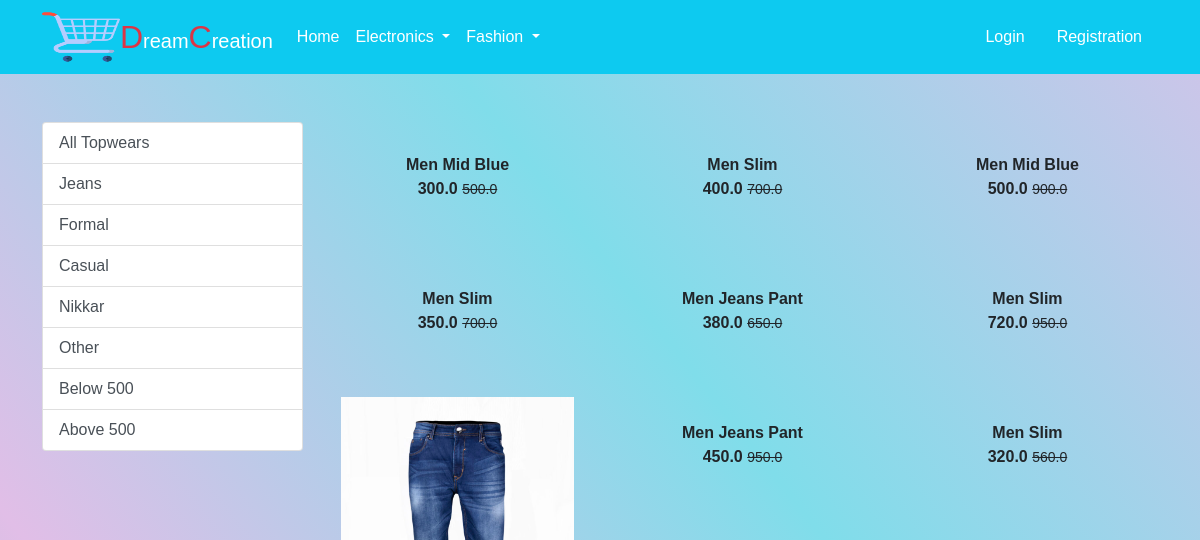
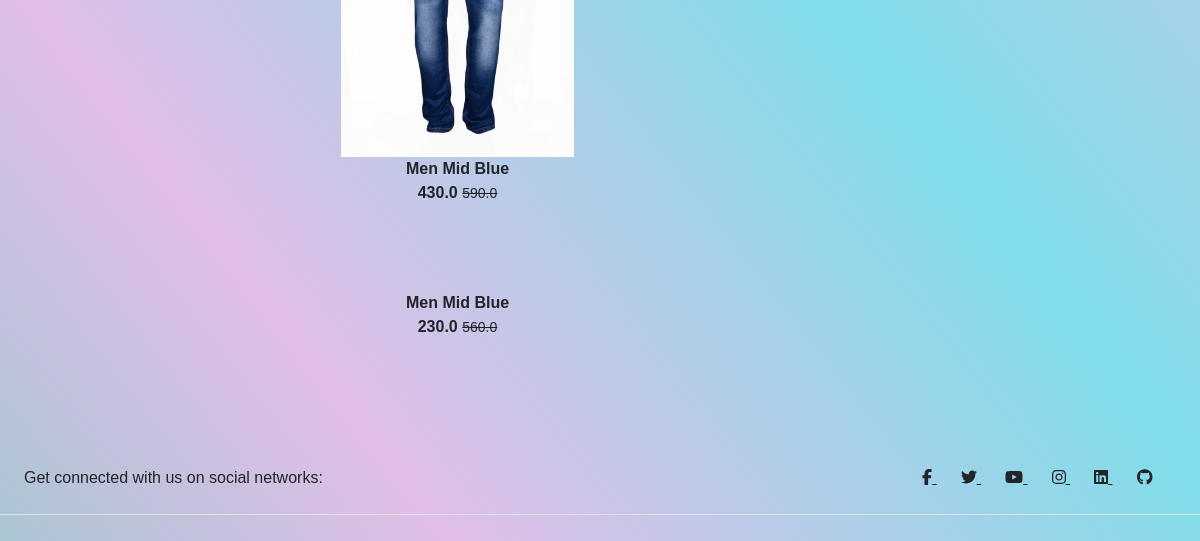
The app's page /bottomwear/Jeans (upper part), older data (2 pictures, top to bottom).
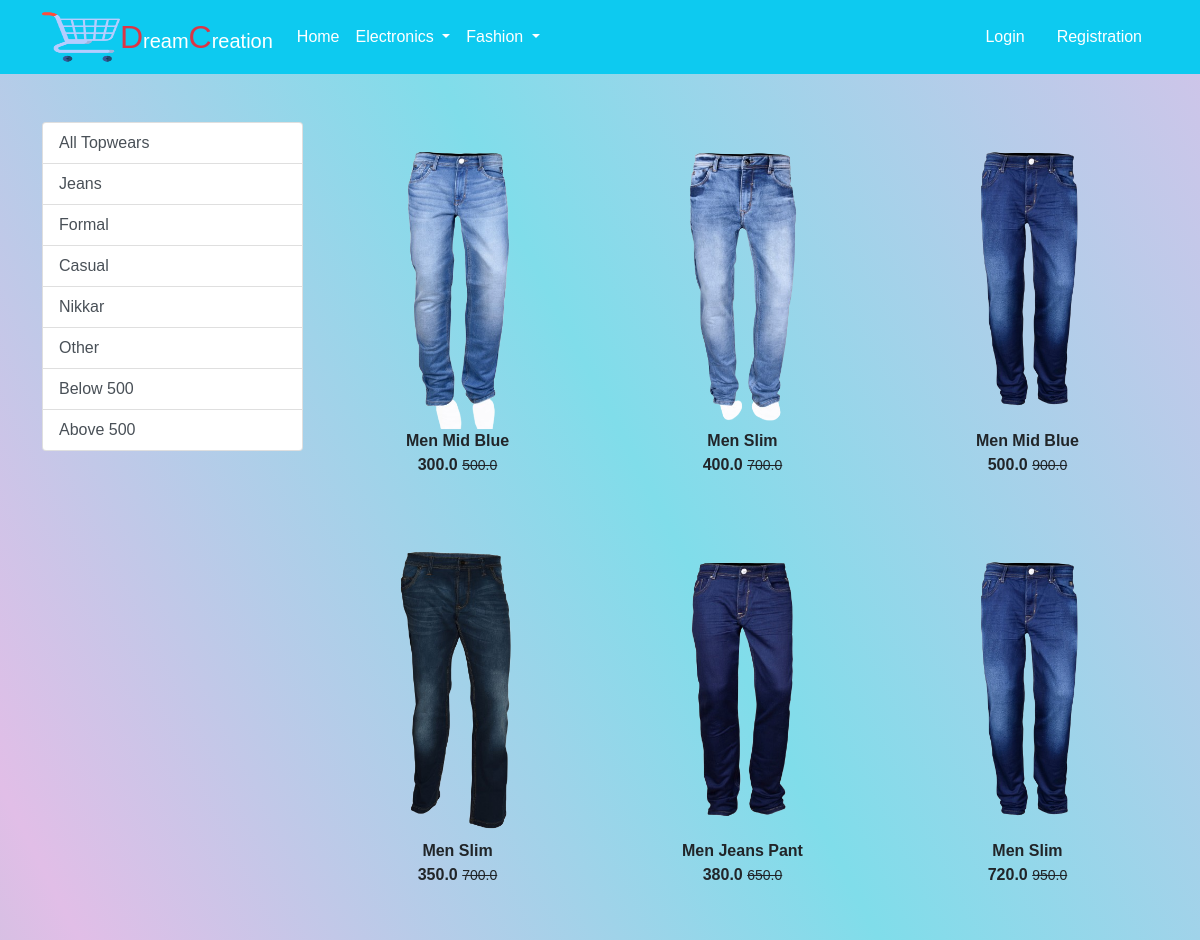
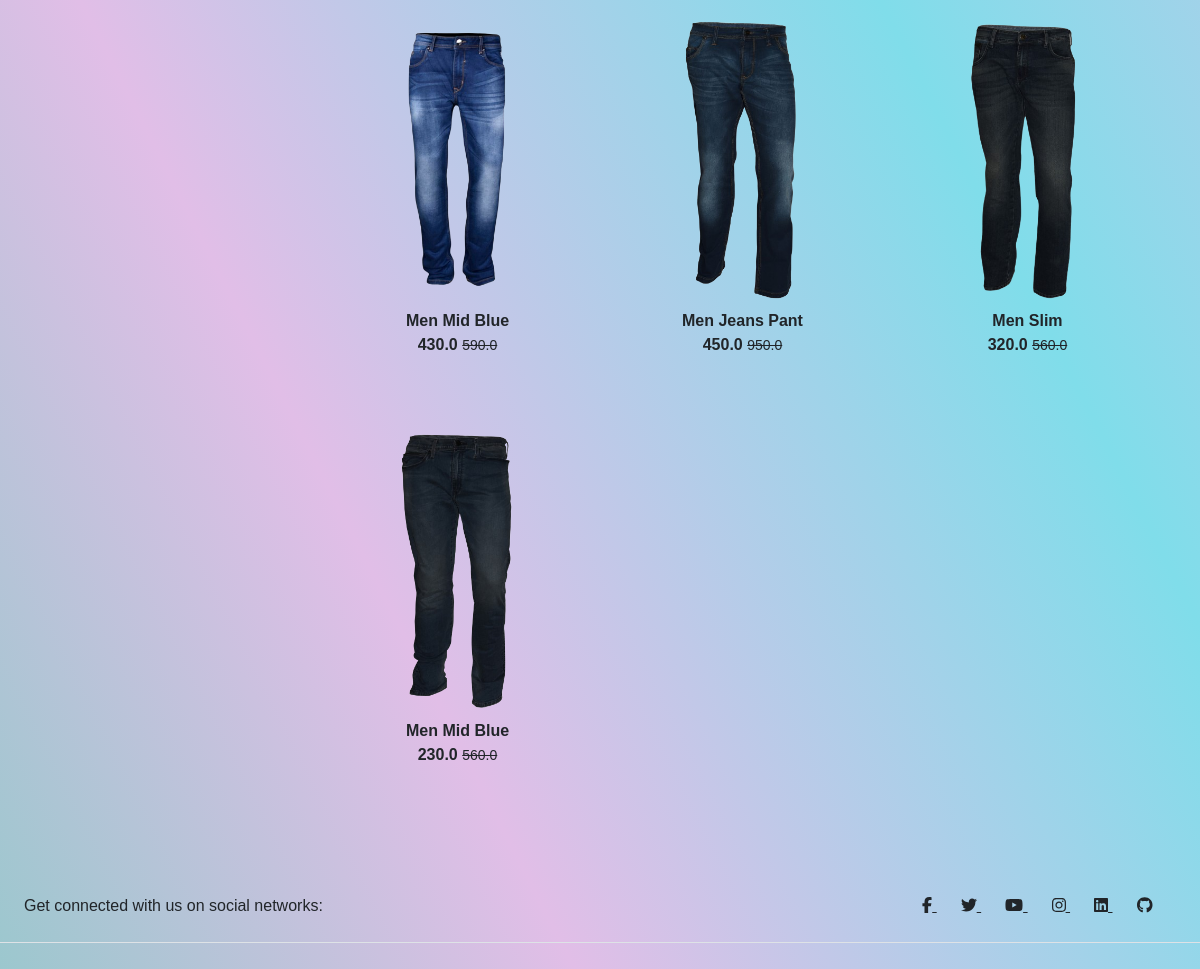
The same page, newer data (2 pictures, top to bottom).
### app/models.py (models this page shows, shortened)
class Product(models.Model):
    title=models.CharField(max_length=100)
    selling_price=models.FloatField()
    discounted_price=models.FloatField()
    description=models.TextField()
    brand=models.CharField(max_length=100)
    category=models.CharField(choices=CATEGORY_CHOICES,max_length=2)
    product_image=models.ImageField(upload_to='productimg')

### app/views.py (the view)
# urls.py: path('bottomwear/', views.bottomwear, name='bottomwear'),
def bottomwear(request,data=None):
    if data==None:
        bottomwears = Product.objects.filter(category='BW')
    elif data == 'Jeans' or data == 'Formal' or data == 'Casual' or data == 'Nikkar' or data == 'Other':
        bottomwears = Product.objects.filter(category='BW').filter(brand=data)
    elif data == 'Below':
        bottomwears = Product.objects.filter(category='BW').filter(discounted_price__lt=500)
    elif data == 'Above':
        bottomwears = Product.objects.filter(category='BW').filter(discounted_price__gt=500)
    return render(request, 'app/bottomwear.html',{'bottomwears':bottomwears})

### app/templates/app/bottomwear.html (shortened to what this page needs)
{% extends 'app/base.html' %}
{% load static %}
{% block main-content %}
<div class="container my-5">
 <div class="row">
  <div class="col-sm-3">
   <div class="list-group">
    <a href="{% url 'bottomwear' %}" class="list-group-item list-group-item-action" aria-current="true">All Topwears</a>
    <a href="{% url 'bottomweardata' 'Jeans' %}" class="list-group-item list-group-item-action" aria-current="true">Jeans</a>
    <a href="{% url 'bottomweardata' 'Formal' %}" class="list-group-item list-group-item-action" aria-current="true">Formal</a>
    <a href="{% url 'bottomweardata' 'Casual' %}" class="list-group-item list-group-item-action" aria-current="true">Casual</a>
    <a href="{% url 'bottomweardata' 'Nikkar' %}" class="list-group-item list-group-item-action" aria-current="true">Nikkar</a>
    <a href="{% url 'bottomweardata' 'Other' %}" class="list-group-item list-group-item-action" aria-current="true">Other</a>
    <a href="{% url 'bottomweardata' 'Below' %}" class="list-group-item list-group-item-action" aria-current="true">Below 500</a>
    <a href="{% url 'bottomweardata' 'Above' %}" class="list-group-item list-group-item-action" aria-current="true">Above 500</a>
   </div>
  </div>
  <div class="col-sm-9 ">
   <div class="row " >
    {% for b in bottomwears %}
    <div class="col-sm-4 text-center mb-5 ">
        <a href="{% url 'product-detail' b.id %}" class="btn">
        <div class="item">
            <img src="{{b.product_image.url}}" alt="" height="300" class="">
            <div class="fw-bold">{{b.title}}</div>
            <div class="fw-bold">{{b.discounted_price}} <small class="fw-light text-decoration-line-through">{{b.selling_price}}</small>
            </div>
        </div>
    </a>
    </div>
    {% endfor %}
   </div>
  </div>
 </div>
</div>
{% endblock main-content %}

Row changes from the older to the newer data that the page shows:
changed Product (number 1 of 10 on the later page): product_image: picture added
changed Product (number 2 of 10 on the later page): product_image: picture added
changed Product (number 3 of 10 on the later page): product_image: picture added
changed Product (number 4 of 10 on the later page): product_image: picture added
changed Product (number 5 of 10 on the later page): product_image: picture added
changed Product (number 6 of 10 on the later page): product_image: picture added
changed Product (number 7 of 10 on the later page): product_image: a different picture
changed Product (number 8 of 10 on the later page): product_image: picture added
changed Product (number 9 of 10 on the later page): product_image: picture added
changed Product (number 10 of 10 on the later page): product_image: picture added
